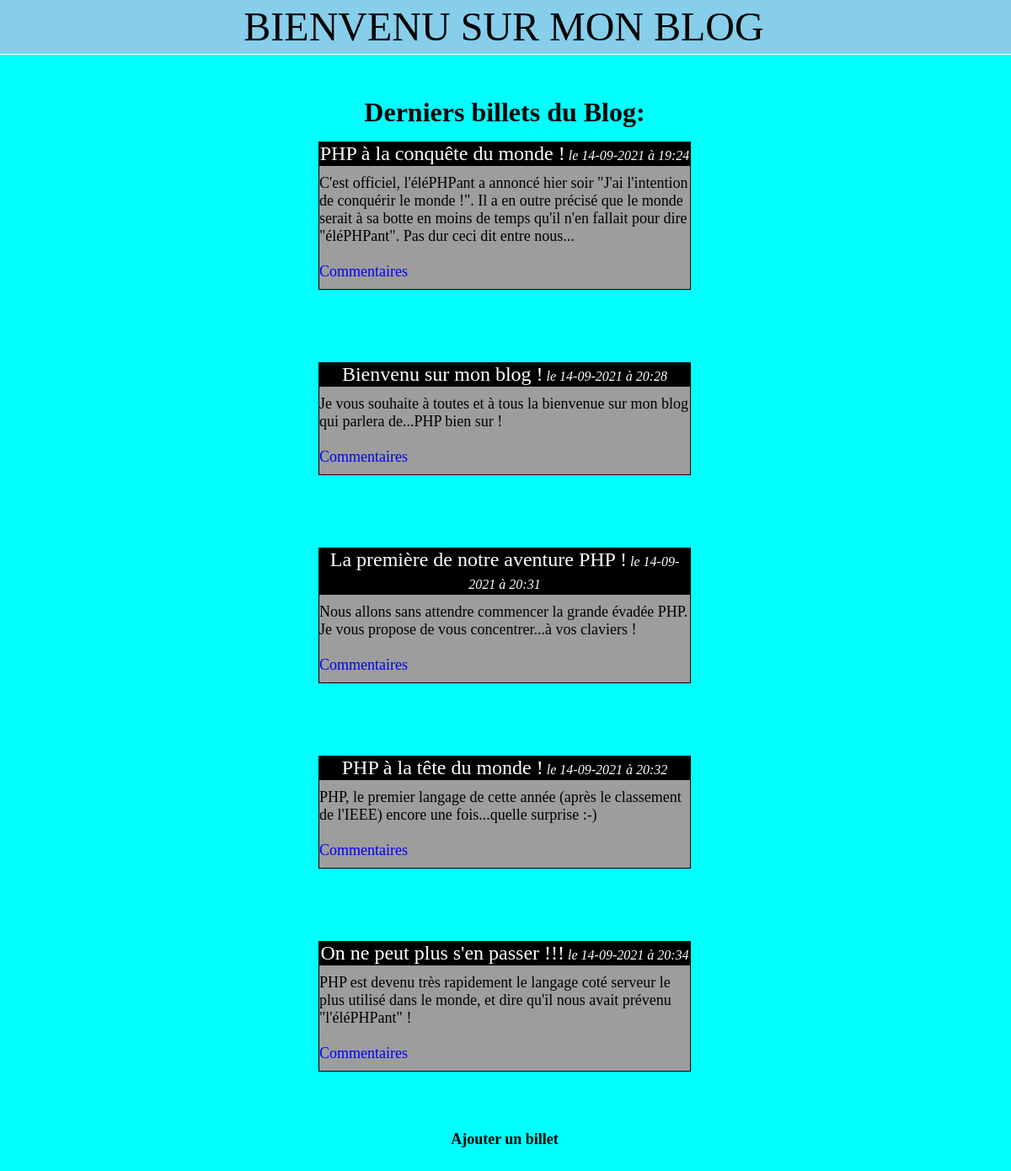
The page / on the database its author committed.
### tables this page shows
CREATE TABLE `billet` (
  `id` int(11) NOT NULL,
  `titre` varchar(255) NOT NULL,
  `contenu` text NOT NULL,
  `dates` varchar(20) NOT NULL,
  `temps` varchar(20) NOT NULL
);

### index.php (the view, shortened to what this page needs)
<!DOCTYPE html>
<html>
<head>
    <link rel="stylesheet" href="css.css">
    <link rel="stylesheet" href="css2.css">
</head>
<body>
    <center class="page">
        <p class="blog"><srong><font size=10px>BIENVENU SUR MON BLOG</font></strong></p><br/>
        <p><strong><font size=6px>Derniers billets du Blog:</font></strong></p>
        <?php
            require_once('connect.php');
            $req=$bdd->query('SELECT id, titre, contenu, dates, temps FROM billet');
            while($donnees=$req->fetch()){
                echo '<p class="titre"><font size=5px>'.strip_tags($donnees['titre']).'<em><font size=3px> le '.strip_tags($donnees['dates']).' à '.strip_tags($donnees['temps']).'</font></em></font></p><br/><p class="contenu"><font size=4px>'.strip_tags($donnees['contenu']).'<br/><br/><a class="com" href="commentaires.php?num='.strip_tags($donnees['id']).'">Commentaires</a></font></p><br/><br/><br/>';
            }
        ?>
        <strong><font size="4px"><a class="ajt" href="formulaire.php">Ajouter un billet</a></font></strong><br/><br/><br/>
    </center>
<body>
</html>

### css.css (style rules this page uses)
.titre { border: 1px solid black; margin-left: 380px; margin-right: 380px; background-color: black; color: white; }
.contenu { border: 1px solid black; margin-left: 380px; margin-right: 380px; padding-top: 10px; padding-bottom: 10px; margin-top: -35px; text-align: left; background-color: rgb(157, 157, 157); color: black; }
.blog { border: 1px solid white; margin-top: -10px; padding-top: 5px; padding-bottom: 5px; margin-left: -10px; margin-right: -8px; background-color: skyblue; }
.page { background-color:aqua; margin-left: -10px; margin-right: -8px; }

### css2.css (style rules this page uses)
.ajt { text-decoration: none; color: black }
.com { text-decoration: none; }

### rows shown on the page
billet: titre "PHP à la conquête du monde !", dates "14-09-2021", temps "19:24", contenu "C'est officiel, l'éléPHPant a annoncé hier soir \"J'ai l'intention de conquérir le monde !\". Il a en outre précisé que le monde serait à sa botte en moins de temps qu'il n'en fallait pour dire \"éléPHPant\". Pas dur ceci dit entre nous..."
billet: titre "Bienvenu sur mon blog !", dates "14-09-2021", temps "20:28", contenu "Je vous souhaite à toutes et à tous la bienvenue sur mon blog qui parlera de...PHP bien sur !"
billet: titre "La première de notre aventure PHP !", dates "14-09-2021", temps "20:31", contenu "Nous allons sans attendre commencer la grande évadée PHP. Je vous propose de vous concentrer...à vos claviers !"
billet: titre "PHP à la tête du monde !", dates "14-09-2021", temps "20:32", contenu "PHP, le premier langage de cette année (après le classement de l'IEEE) encore une fois...quelle surprise :-)"
billet: titre "On ne peut plus s'en passer !!!", dates "14-09-2021", temps "20:34", contenu "PHP est devenu très rapidement le langage coté serveur le plus utilisé dans le monde, et dire qu'il nous avait prévenu \"l'éléPHPant\" !"
